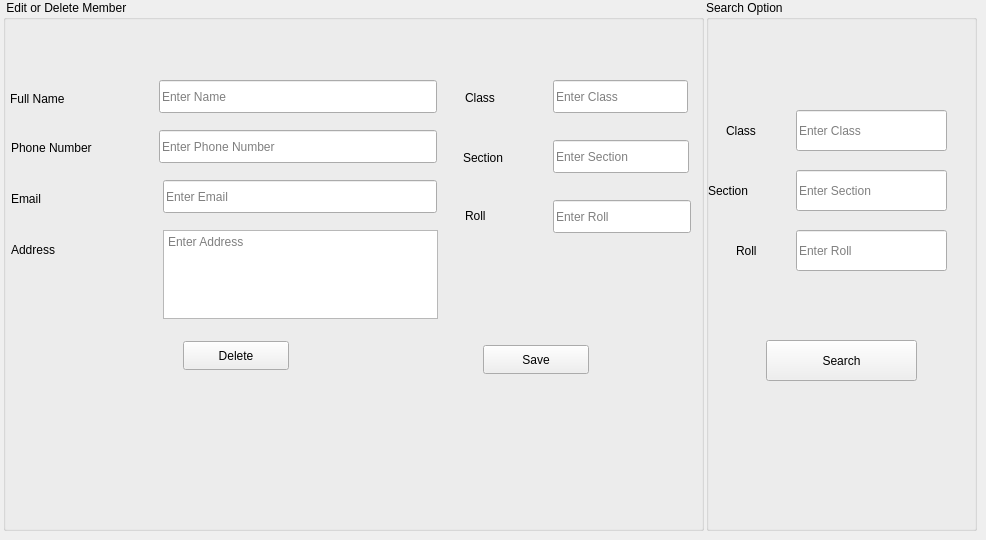
      <widget class="QWidget" name="tab_7">
       <attribute name="title">
        <string>Edit / Delete Members</string>
       </attribute>
       <widget class="QGroupBox" name="groupBox_2">
        <property name="geometry">
         <rect>
          <x>3</x>
          <y>0</y>
          <width>701</width>
          <height>531</height>
         </rect>
        </property>
        <property name="title">
         <string> Edit or Delete Member</string>
        </property>
        <widget class="QLabel" name="label_18">
         <property name="geometry">
          <rect>
           <x>8</x>
           <y>239</y>
           <width>81</width>
           <height>21</height>
          </rect>
         </property>
         <property name="text">
          <string>Address</string>
         </property>
        </widget>
        <widget class="QLabel" name="label_19">
         <property name="geometry">
          <rect>
           <x>8</x>
           <y>137</y>
           <width>151</width>
           <height>21</height>
          </rect>
         </property>
         <property name="text">
          <string>Phone Number</string>
         </property>
        </widget>
        <widget class="QLabel" name="label_20">
         <property name="geometry">
          <rect>
           <x>8</x>
           <y>188</y>
           <width>61</width>
           <height>21</height>
          </rect>
         </property>
         <property name="text">
          <string>Email</string>
         </property>
        </widget>
        <widget class="QLabel" name="label_21">
         <property name="geometry">
          <rect>
           <x>7</x>
           <y>88</y>
           <width>111</width>
           <height>21</height>
          </rect>
         </property>
         <property name="text">
          <string>Full Name</string>
         </property>
        </widget>
        <widget class="QLineEdit" name="lineEdit_12">
         <property name="geometry">
          <rect>
           <x>156</x>
           <y>80</y>
           <width>278</width>
           <height>33</height>
          </rect>
         </property>
         <property name="placeholderText">
          <string>Enter Name</string>
         </property>
        </widget>
        <widget class="QLineEdit" name="lineEdit_13">
         <property name="geometry">
          <rect>
           <x>160</x>
           <y>180</y>
           <width>274</width>
           <height>33</height>
          </rect>
         </property>
         <property name="placeholderText">
          <string>Enter Email</string>
         </property>
        </widget>
        <widget class="QLineEdit" name="lineEdit_14">
         <property name="geometry">
          <rect>
           <x>156</x>
           <y>130</y>
           <width>278</width>
           <height>33</height>
          </rect>
         </property>
         <property name="placeholderText">
          <string>Enter Phone Number </string>
         </property>
        </widget>
        <widget class="QPushButton" name="pushButton_13">
         <property name="geometry">
          <rect>
           <x>180</x>
           <y>341</y>
           <width>106</width>
           <height>29</height>
          </rect>
         </property>
         <property name="text">
          <string>Delete</string>
         </property>
        </widget>
        <widget class="QPushButton" name="pushButton_14">
         <property name="geometry">
          <rect>
           <x>480</x>
           <y>345</y>
           <width>106</width>
           <height>29</height>
          </rect>
         </property>
         <property name="text">
          <string>Save</string>
         </property>
        </widget>
        <widget class="QLineEdit" name="lineEdit_19">
         <property name="geometry">
          <rect>
           <x>550</x>
           <y>80</y>
           <width>135</width>
           <height>33</height>
          </rect>
         </property>
         <property name="placeholderText">
          <string>Enter Class</string>
         </property>
        </widget>
        <widget class="QLabel" name="label_26">
         <property name="geometry">
          <rect>
           <x>462</x>
           <y>87</y>
           <width>61</width>
           <height>21</height>
          </rect>
         </property>
         <property name="text">
          <string>Class</string>
         </property>
        </widget>
        <widget class="QLineEdit" name="lineEdit_20">
         <property name="geometry">
          <rect>
           <x>550</x>
           <y>140</y>
           <width>136</width>
           <height>33</height>
          </rect>
         </property>
         <property name="placeholderText">
          <string>Enter Section</string>
         </property>
        </widget>
        <widget class="QLabel" name="label_27">
         <property name="geometry">
          <rect>
           <x>460</x>
           <y>147</y>
           <width>81</width>
           <height>21</height>
          </rect>
         </property>
         <property name="text">
          <string>Section</string>
         </property>
        </widget>
        <widget class="QLineEdit" name="lineEdit_21">
         <property name="geometry">
          <rect>
           <x>550</x>
           <y>200</y>
           <width>138</width>
           <height>33</height>
          </rect>
         </property>
         <property name="placeholderText">
          <string>Enter Roll</string>
         </property>
        </widget>
        <widget class="QLabel" name="label_28">
         <property name="geometry">
          <rect>
           <x>462</x>
           <y>205</y>
           <width>51</width>
           <height>21</height>
          </rect>
         </property>
         <property name="text">
          <string>Roll</string>
         </property>
        </widget>
        <widget class="QTextEdit" name="textEdit_4">
         <property name="geometry">
          <rect>
           <x>160</x>
           <y>230</y>
           <width>275</width>
           <height>89</height>
          </rect>
         </property>
         <property name="placeholderText">
          <string>Enter Address</string>
         </property>
        </widget>
       </widget>
       <widget class="QGroupBox" name="groupBox_7">
        <property name="geometry">
         <rect>
          <x>706</x>
          <y>0</y>
          <width>271</width>
          <height>531</height>
         </rect>
        </property>
        <property name="title">
         <string>Search Option</string>
        </property>
        <widget class="QLabel" name="label_29">
         <property name="geometry">
          <rect>
           <x>2</x>
           <y>180</y>
           <width>81</width>
           <height>21</height>
          </rect>
         </property>
         <property name="text">
          <string>Section</string>
         </property>
        </widget>
        <widget class="QLineEdit" name="lineEdit_22">
         <property name="geometry">
          <rect>
           <x>90</x>
           <y>110</y>
           <width>151</width>
           <height>41</height>
          </rect>
         </property>
         <property name="placeholderText">
          <string>Enter Class</string>
         </property>
        </widget>
        <widget class="QLabel" name="label_30">
         <property name="geometry">
          <rect>
           <x>20</x>
           <y>120</y>
           <width>61</width>
           <height>21</height>
          </rect>
         </property>
         <property name="text">
          <string>Class</string>
         </property>
        </widget>
        <widget class="QLabel" name="label_31">
         <property name="geometry">
          <rect>
           <x>30</x>
           <y>240</y>
           <width>51</width>
           <height>21</height>
          </rect>
         </property>
         <property name="text">
          <string>Roll</string>
         </property>
        </widget>
        <widget class="QLineEdit" name="lineEdit_23">
         <property name="geometry">
          <rect>
           <x>90</x>
           <y>170</y>
           <width>151</width>
           <height>41</height>
          </rect>
         </property>
         <property name="placeholderText">
          <string>Enter Section</string>
         </property>
        </widget>
        <widget class="QLineEdit" name="lineEdit_24">
         <property name="geometry">
          <rect>
           <x>90</x>
           <y>230</y>
           <width>151</width>
           <height>41</height>
          </rect>
         </property>
         <property name="placeholderText">
          <string>Enter Roll</string>
         </property>
        </widget>
        <widget class="QPushButton" name="pushButton_26">
         <property name="geometry">
          <rect>
           <x>60</x>
           <y>340</y>
           <width>151</width>
           <height>41</height>
          </rect>
         </property>
         <property name="text">
          <string>Search</string>
         </property>
        </widget>
       </widget>
      </widget>
